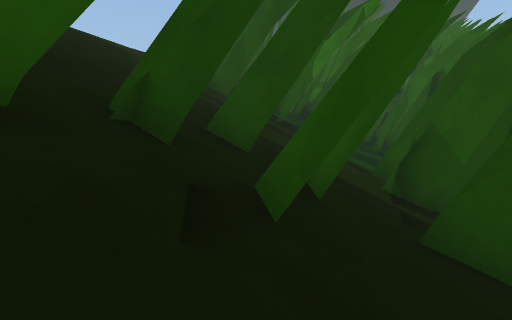
View 1 (above)

24 first-person views from a walk through a Unity game level. The camera is 1.5 m above the floor, looks level and sees 75° across. The floor is counted in squares, 2 m on a side. Each view is taken from the middle of a square. On the plan, view 1 faces up. The plan holds only what a view shows up to about 11 squares ahead; the rest is blank. The place goes on beyond the plan. The player character is not drawn.

View 2
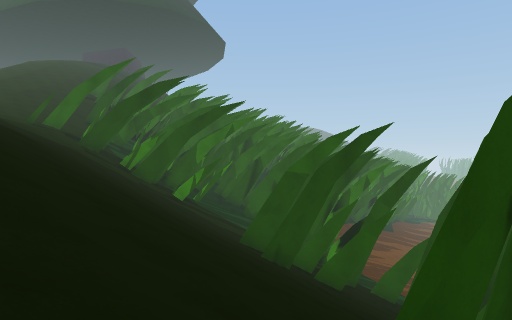

View 3
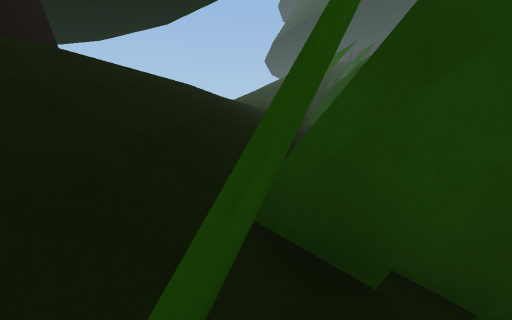

View 4
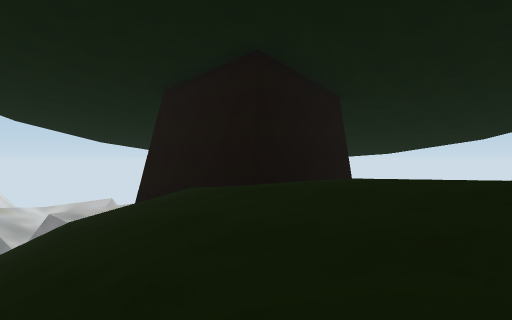

View 5
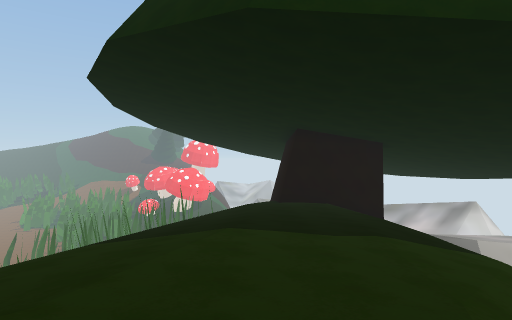

View 6
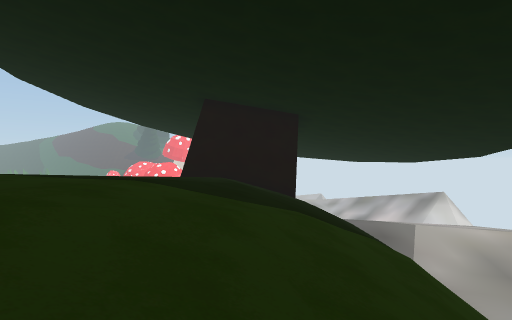

View 7
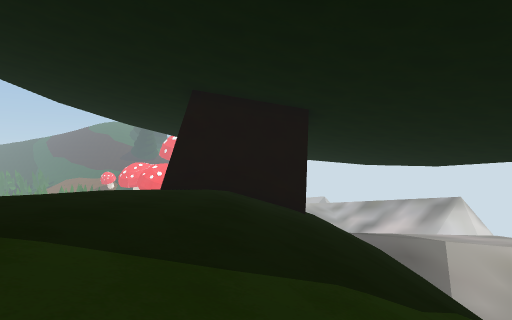

View 8
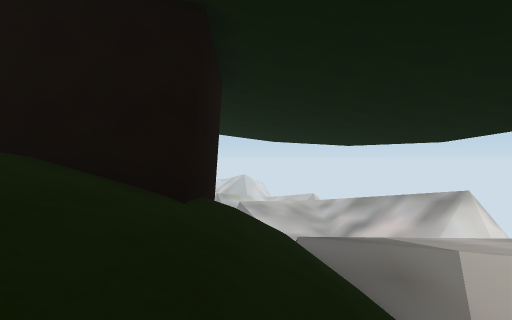

View 9
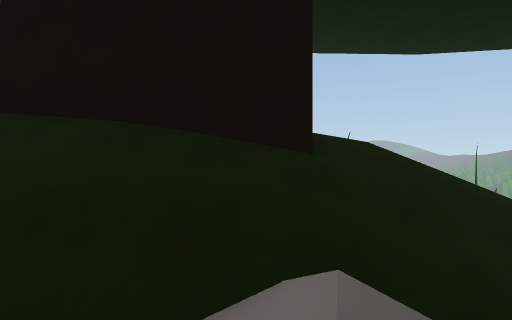

View 10
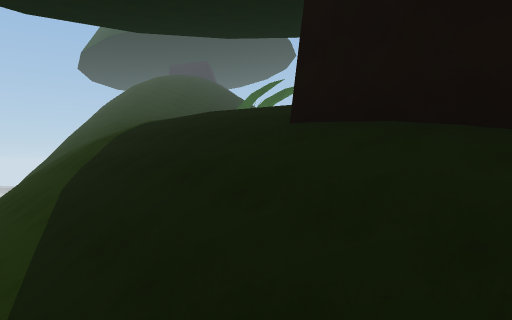

View 11
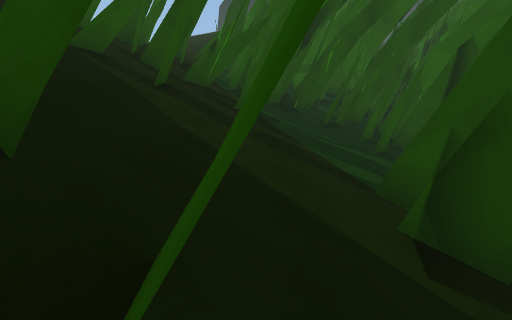

View 12
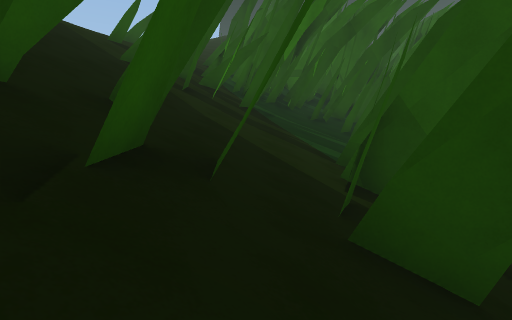

View 13
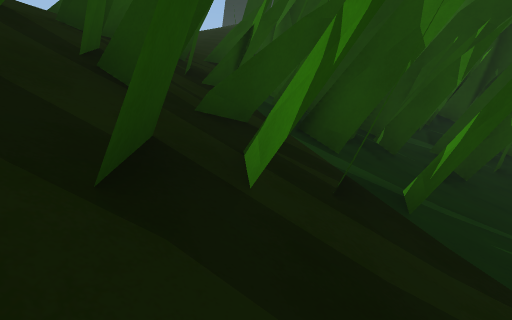

View 14
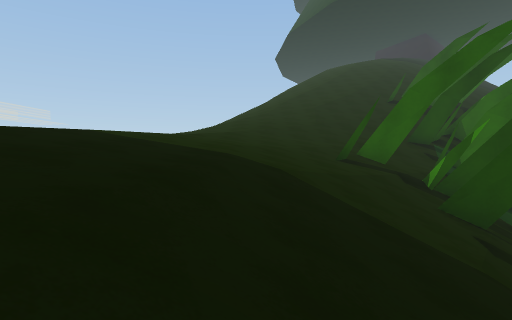

View 15
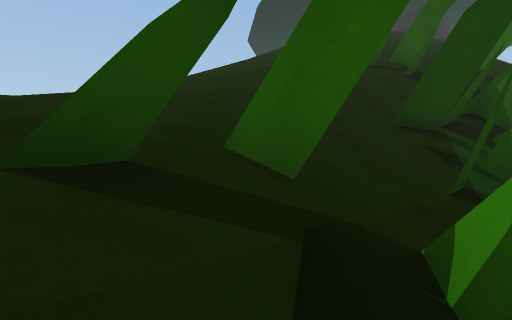

View 16
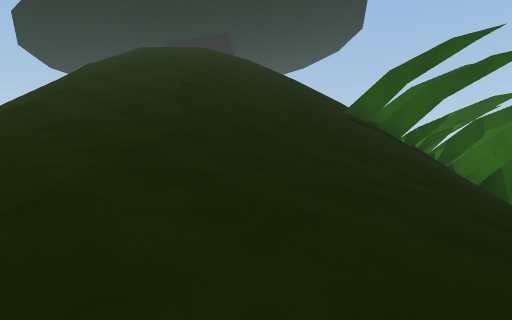

View 17
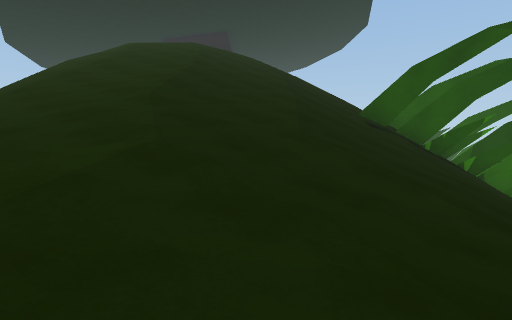

View 18
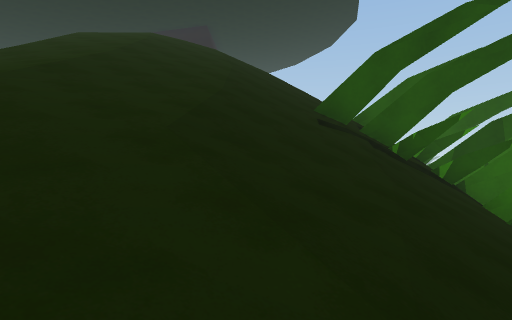

View 19
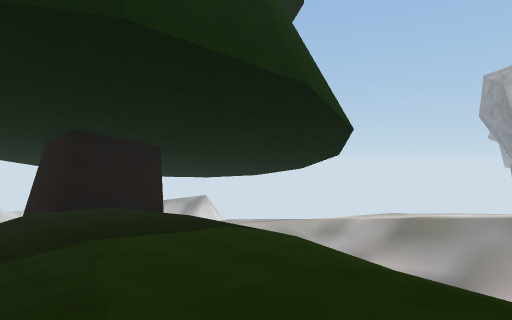

View 20
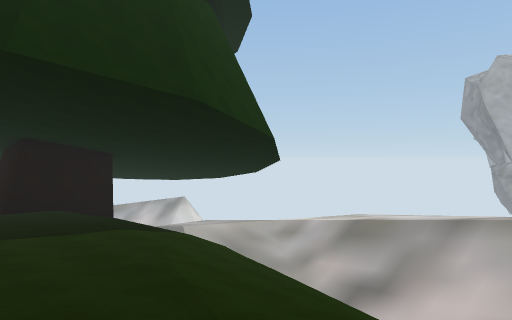

View 21
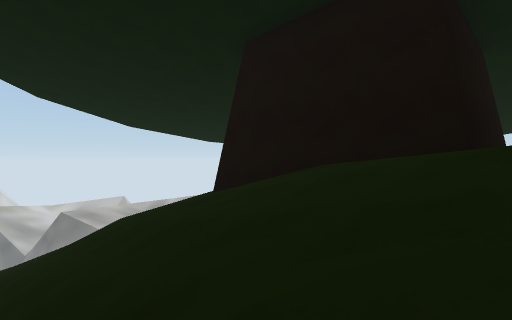

View 22
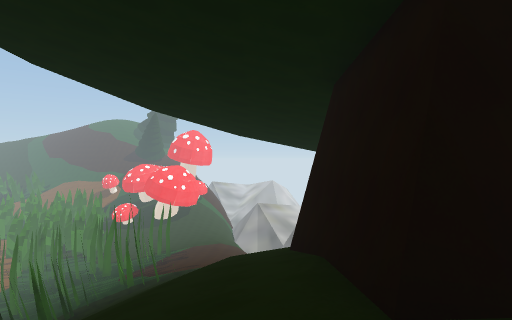

View 23
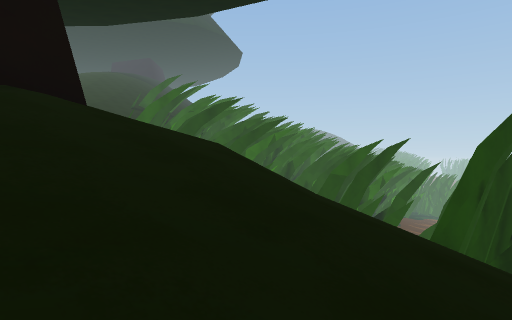

View 24
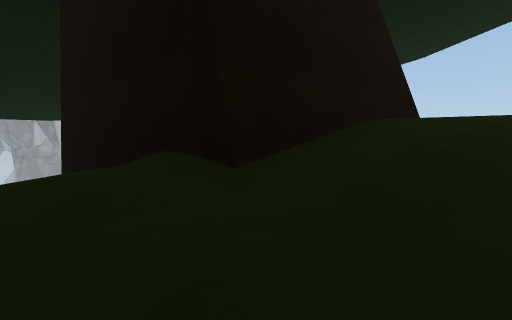

### Floor plan
Key: @ floor where view 1 was taken; # wall or solid block; x gap in a wall; . main floor; : floor 0.75 m higher than the main floor; - floor 0.75 m lower than the main floor; + floor 1.5 m higher than the main floor; _ floor 1.75 m lower than the main floor; < floor 2.5 m lower than the main floor; ( floor 4.75 m lower than the main floor; ! floor 5.75 m lower than the main floor; ? floor 6.5 m lower than the main floor; / step, stairs or slope; = window, fence, low wall or low ledge; v drop or lower ground.
Columns run from 17 left of view 1 to 6 right of it. Each row starts with its distance up from view 1.
 30              ///
 29            //////
 28            ////////
 27           //////////
 26           ///////////
 25           ////////////
 24           ////////////
 23           ////////////
 22           ////////####
 21          //////////####v
 20          //////////####v
 19          //++///////#
 18          :/++/////###
 17          .:://///##
 16     ///.......//=#
 15     ///....../#//#
 14   /////.....////// #
 13   ////-....-///##/###
 12  /////-...-////########
 11  ////_-..--_////###==#
 10  ////---.-_/////###///
  9  /////----_//////#///
  8  /////---__//////////
  7 ////_/---_//////////#
  6 /////_---///////////##
  5 ?///####_////////////
  4 ?///#  #/////////###v
  3 !!//#  #////////##/x=/
  2 ((//####/////////#/ #/
  1 (/////<////////////
  0 v ////////////// @
 -1    /////////###/
 -2      ///////####
 -3       /////// #
 -4            //

Where each view was taken, in squares from view 1:
view 1: 0 up, 0 right, facing up
view 2: 2 down, 7 left, facing up-right
view 3: 3 down, 5 left, facing up
view 4: 9 up, 6 left, facing down-left
view 5: 16 up, 9 left, facing down
view 6: 15 up, 12 left, facing down
view 7: 13 up, 12 left, facing down
view 8: 9 up, 14 left, facing down
view 9: 2 up, 17 left, facing right
view 10: 2 up, 17 left, facing up-right
view 11: 3 up, 1 right, facing up
view 12: 1 up, 1 right, facing up
view 13: 7 up, 0 right, facing up
view 14: 6 up, 6 left, facing up
view 15: 12 up, 3 left, facing up
view 16: 17 up, 8 left, facing up-right
view 17: 18 up, 7 left, facing up-right
view 18: 18 up, 5 left, facing up-right
view 19: 16 up, 7 left, facing down-left
view 20: 18 up, 8 left, facing down-left
view 21: 6 up, 6 left, facing down-left
view 22: 7 up, 9 left, facing down
view 23: 3 down, 11 left, facing up-right
view 24: 0 up, 8 left, facing up-left
